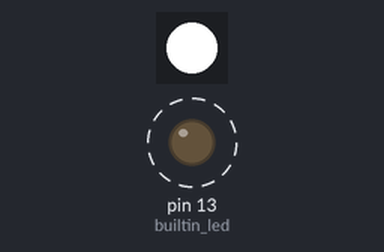
A program run on a simulated MicroPython board. Shown: 1 RGB LEDs in strip order, left to right, output pins drawn as LEDs (lit = HIGH). Dashed ring = blinking. Pins used as bus, display or sensor lines are not drawn.

Above: at 0.5 s.
At 3.5 s:
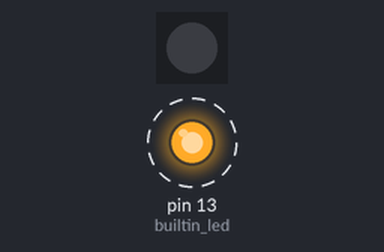
Timing chart, 0 to 4.6 s (numbered marks = the images above):
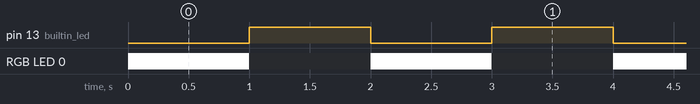

Measured:
- by itself, pin 13 (builtin_led): alternates HIGH for 1.0 s and LOW for 1.0 s
- by itself, RGB LED 0: alternates RGB(255, 255, 255) for 1.0 s and off for 1.0 s

The program:

main.py
```python
from machine import Pin
import utime
import neopixel
# Power-enable for NeoPixel
pwr = Pin(2, Pin.OUT)
pwr.value(1) # turn on power
builtin_led = Pin(13, Pin.OUT)
np_led = neopixel.NeoPixel(Pin(0, Pin.OUT), 1)
builtin_led.value(1) # Built in LED - 1 is on
np_led[0] = (0, 0, 0) # NeoPixel LED - (0,0,0) is off
np_led.write()
while True:
    builtin_led.value(not builtin_led.value())
    if np_led[0] == (0, 0 ,0):
        np_led[0] = (255, 255, 255)
    else:
        np_led[0] = (0, 0, 0)

    np_led.write()
    utime.sleep(1)
```
